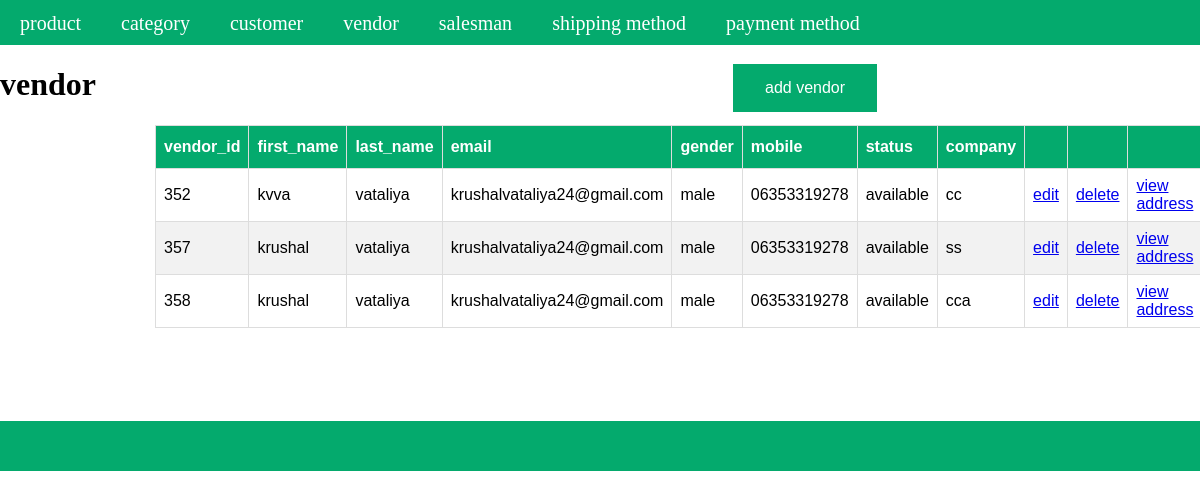
The app's page /index.php?a=grid&c=vendor with its own data.
### tables this page shows
CREATE TABLE `vendors` (
  `vendor_id` int(11) NOT NULL,
  `first_name` varchar(255) NOT NULL,
  `last_name` varchar(255) NOT NULL,
  `email` varchar(255) NOT NULL,
  `gender` enum('male','female') NOT NULL,
  `mobile` varchar(255) NOT NULL,
  `status` enum('available','unavailable') NOT NULL,
  `company` varchar(255) NOT NULL,
  `created_at` datetime NOT NULL DEFAULT current_timestamp(),
  `updated_at` datetime DEFAULT NULL
);

### Controller/Core/Action.php (called while the page is built, shortened)
<?php
class Controller_Core_Action
{
	public function getTemplete($templetePath)
	{
		require_once "View".DS.$templetePath;
	}
}
?>

### Controller/Vendor.php (called while the page is built, shortened)
<?php
require_once 'Controller/Core/Action.php';
class Controller_Vendor extends Controller_Core_Action
{
	protected $vendors = [];
	protected $modelVendor = null;
	public function gridAction()
	{
		$modelVendor =$this->getModelVendor();
		$vendors =$modelVendor->fetchAll();
		$this->getTemplete('vendor/grid.phtml');
	}
    public function getVendor()
    {
        return $this->vendors;
    }
    public function setVendor($vendors)
    {
        $this->vendors = $vendors;
        return $this;
    }
    public function getModelVendor()
    {
        if(!$this->modelVendor)
        {
        	$this->modelVendor = new Model_Vendor();
        }
        return $this->modelVendor;
    }
}
?>

### Controller/Core/Front.php (called while the page is built, shortened)
<?php
class Controller_Core_Front
{
	public function getRequest()
	{
		$request = new Model_Core_Request();
		return $request;
	}
	public function init()
	{
		$request = $this->getRequest();
		$action = $request->getActionName().'Action';
		$Controller = new $controllerClassName();
		$Controller->$action();
	}
}
?>

### index.php (called while the page is built, shortened)
<?php
require_once 'Controller/Core/Front.php';
class Ccc
{
	public static function init()
	{
		$front = new Controller_Core_Front();
		$front->init();
	}
}
Ccc::init();
?>

### Model/Core/Adapter.php (called while the page is built, shortened)
<?php
class Model_core_Adapter{
	public $servername="localhost";
	public $username="root";
	public $password="";
	public $dbname ="project-krushal-vataliya";
   public $connect = null;
	public function connect(){
      if($this->connect == null)
      {
		$this->connect = mysqli_connect($this->servername, $this->username, $this->password ,$this->dbname);
      }
      return $this->connect;
	   }
   public function fetchAll($query){
   	$connect =$this->connect();
   	$result =$connect->query($query);
   		return $result->fetch_all(MYSQLI_ASSOC);
   }
}
?>

### Model/Core/Table.php (called while the page is built, shortened)
<?php
require_once 'Model/Core/Adapter.php';
class Model_Core_Table
{
	public $tableName = null;
	public function getAdapter()
	{
		$adapter = new Model_Core_Adapter();
		return $adapter;
	}
    public function getTableName()
    {
        return $this->tableName;
    }
    public function setTableName($tableName)
    {
        $this->tableName = $tableName;
        return $this;
    }
    public function fetchAll($query = null)
	{
		$tableName = $this->getTableName();
		$adapter = $this->getAdapter();
		if($query == null)
		{
		$sql ="SELECT * FROM `{$tableName}`";
		$result = $adapter->fetchAll($sql);
		}
		else
		{
			$result = $adapter->fetchAll($query);
		}
		return $result;
	}
}
?>

### View/vendor/grid.phtml (the view, shortened to what this page needs)
<?php
$vendors = $this->getVendor();
?>
<!DOCTYPE html>
<html>
  <head>
    <link rel="stylesheet" href="Model/Skin/css/style.css">
  </head>
  <body>
    <?php require_once "View/html/header.phtml" ?>
    <div class="flx"><div><h1>vendor</h1></div><div style="margin-left: 635px;margin-top: 15px;"><button class="button " > <a  class="add" href="http://localhost/project-krushal-vataliya/index.php?a=add&c=vendor">
    add vendor
  </a></button></div></div>
  <table id="product">
    <tr>
      <th> vendor_id</th>
      <th> first_name</th>
      <th> last_name</th>
      <th> email</th>
      <th> gender</th>
      <th> mobile</th>
      <th> status</th>
      <th> company</th>
      <th> </th>
      <th> </th>
      <th> </th>
    </tr>
    <?php foreach ($vendors as $vendor): ?>
    <tr>
      <td><?php echo $vendor['vendor_id'] ?></td>
      <td><?php echo $vendor['first_name'] ?></td>
      <td><?php echo $vendor['last_name'] ?></td>
      <td><?php echo $vendor['email'] ?></td>
      <td><?php echo $vendor['gender'] ?></td>
      <td><?php echo $vendor['mobile'] ?></td>
      <td><?php echo $vendor['status'] ?></td>
      <td><?php echo $vendor['company'] ?></td>
      <td><a href="http://localhost/project-krushal-vataliya/index.php?a=edit&c=vendor&vendor_id=<?php echo $vendor['vendor_id'] ?>">edit</a></td>
      <td><a href="http://localhost/project-krushal-vataliya/index.php?a=delete&c=vendor&vendor_id=<?php echo $vendor['vendor_id'] ?>">delete<a></td>
      <td><a href="http://localhost/project-krushal-vataliya/index.php?a=grid&c=vendor_address&vendor_id=<?php echo $vendor['vendor_id'] ?>">view address<a></td>
    </tr>
    <?php endforeach; ?>
  </table>
</body>
<?php require_once "View/html/footer.phtml" ?>
</html>

### Model/Skin/css/style.css (style rules this page uses)
body { display: block; margin: 0px;justify-content: center; }
.flx { display: flex; }
#product { font-family: Arial, Helvetica, sans-serif; border-collapse: collapse; width: 25px; margin-left: 155px; }
#product td, #product th { border: 1px solid #ddd; padding: 8px; }
#product tr:nth-child(odd) { background-color: #f2f2f2; }
#product th { padding-top: 12px; padding-bottom: 12px; text-align: left; background-color: #04AA6D; color: white; }
.button { border: none; color: white; padding: 15px 32px; text-align: center; text-decoration: none; display: inline-block; font-size: 16px; margin: 4px 2px; cursor: pointer; background-color:#04aa6d; }
.add { text-decoration: none; color: white; }

### records on screen
vendors: vendor_id "352", first_name "kvva", last_name "vataliya", email "krushalvataliya24@gmail.com", gender "male", mobile "06353319278", status "available", company "cc"
vendors: vendor_id "357", first_name "krushal", last_name "vataliya", email "krushalvataliya24@gmail.com", gender "male", mobile "06353319278", status "available", company "ss"
vendors: vendor_id "358", first_name "krushal", last_name "vataliya", email "krushalvataliya24@gmail.com", gender "male", mobile "06353319278", status "available", company "cca"
